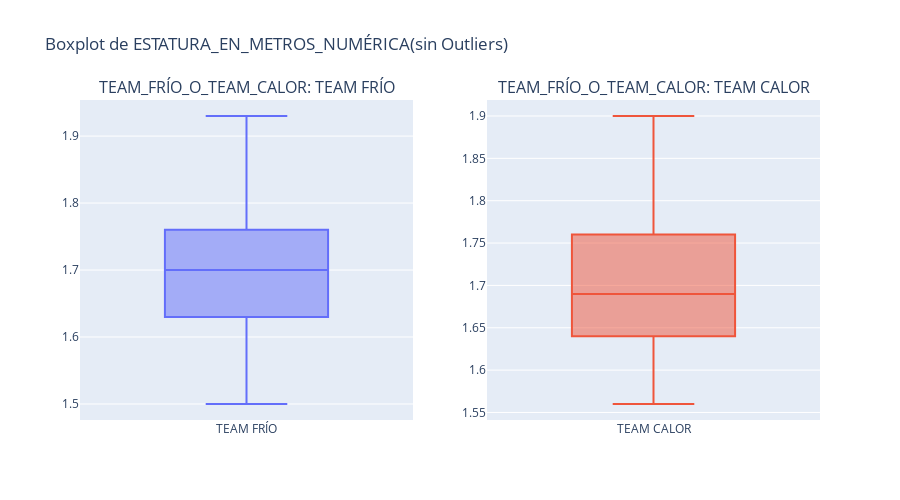

The cell this chart's notebook holds for it:
### Markdown cell above
Se puede observar que los outliers fueron removidos.

### Code cell
plot_interactive_boxplot(
    datos_limpios, 
    column='ESTATURA_EN_METROS_NUMÉRICA',
    target_class= "TEAM_FRÍO_O_TEAM_CALOR",
    title='Boxplot de ESTATURA_EN_METROS_NUMÉRICA(sin Outliers)'
)

### Figure 1 — Plotly figure (JSON) as saved in the notebook; plotly's stock layout.template omitted (floating-point values rounded to 4 significant figures; data arrays with more than 128 entries replaced by an {"elided": "..."} marker saying what was removed)
{"data": [{"boxpoints": "outliers", "name": "TEAM FRÍO", "showlegend": false, "type": "box", "xaxis": "x", "y": {"elided": "166 float values"}, "yaxis": "y"}, {"boxpoints": "outliers", "name": "TEAM CALOR", "showlegend": false, "type": "box", "xaxis": "x2", "y": [1.75, 1.58, 1.74, 1.56, 1.68, 1.68, 1.63, 1.6, 1.73, 1.68, 1.76, 1.69, 1.7, 1.68, 1.83, 1.79, 1.56, 1.78, 1.76, 1.57, 1.69, 1.65, 1.58, 1.67, 1.78, 1.9, 1.7, 1.79], "yaxis": "y2"}], "layout": {"annotations": [{"font": {"size": 16}, "showarrow": false, "text": "TEAM_FRÍO_O_TEAM_CALOR: TEAM FRÍO", "x": 0.225, "xanchor": "center", "xref": "paper", "y": 1, "yanchor": "bottom", "yref": "paper"}, {"font": {"size": 16}, "showarrow": false, "text": "TEAM_FRÍO_O_TEAM_CALOR: TEAM CALOR", "x": 0.775, "xanchor": "center", "xref": "paper", "y": 1, "yanchor": "bottom", "yref": "paper"}], "height": 500, "title": {"text": "Boxplot de ESTATURA_EN_METROS_NUMÉRICA(sin Outliers)"}, "xaxis": {"anchor": "y", "domain": [0, 0.45]}, "xaxis2": {"anchor": "y2", "domain": [0.55, 1]}, "yaxis": {"anchor": "x", "domain": [0, 1]}, "yaxis2": {"anchor": "x2", "domain": [0, 1]}}}
